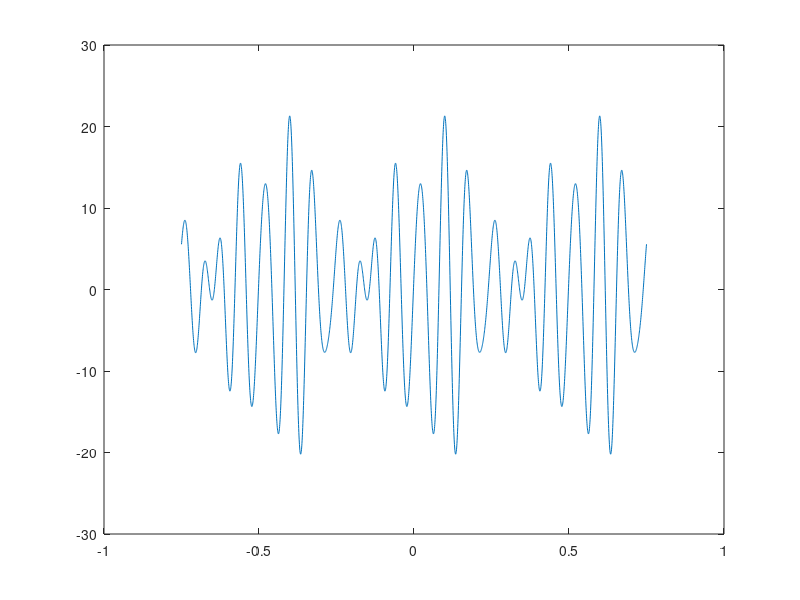

Here is the MATLAB script that generated this plot: (Note: this script raises an error after producing the figure.)
%Sean Basler
%Lab5 Q1
%***************************
clear all; close all; clc;

%***************************
%a (b on paper)
dt = 0.0005;
t = -0.75:dt:0.75;

xt = 10*cos(24*pi*t-1.2) ...
     -8*cos(28*pi*t+1.0)...
     +4*sin(36*pi*t+2.5);
figure(1);
plot(t,xt);
 
%****************************
%c
dt = 0.0005;
t = -0.25:dt:0.25-dt;

xt = 10*cos(24*pi*t-1.2) ...
     -8*cos(28*pi*t+1.0)...
     +4*sin(36*pi*t+2.5);

[Xn,f,ang,No,Fo] = ctfsc(t,xt);
 
figure(2);
subplot(2,1,1);
stem(f,abs(Xn));
xlim([-30,30]);

subplot(2,1,2);
stem(f,ang);
xlim([-30,30]);

%****************************
%d
dt = 0.0005;
t = 0:dt:0.25-dt;

xt = 10*cos(24*pi*t-1.2) ...
     -8*cos(28*pi*t+1.0)...
     +4*sin(36*pi*t+2.5);

[Xn,f,ang,No,Fo] = ctfsc(t,xt);
 
figure(3);
subplot(2,1,1);
stem(f,abs(Xn));
xlim([-30,30]);

subplot(2,1,2);
stem(f,ang);
xlim([-30,30]);

%****************************
%e
dt = 0.0005;
t = -0.2:dt:0.1995;

xt = 10*cos(24*pi*t-1.2) ...
     -8*cos(28*pi*t+1.0)...
     +4*sin(36*pi*t+2.5);

[Xn,f,ang,No,Fo] = ctfsc(t,xt);
 
figure(4);
subplot(2,1,1);
stem(f,abs(Xn));
xlim([-30,30]);

subplot(2,1,2);
stem(f,ang);
xlim([-30,30]);

%****************************
%f

dt = 0.0005;
t = -0.25:dt:0.25-dt;

xt = 10*cos(24*pi*t-1.2) ...
     -8*cos(28*pi*t+1.0)...
     +4*sin(36*pi*t+2.5);

[Xn,f,ang,No,Fo] = ctfsc(t,xt);
N = 8;
[xfs,Xnn] = ctfs(t,Xn,No,Fo,N);

figure(5);
subplot(3,1,1);
stem(f(No-N:No+N),abs(Xnn));
xlim([-30,30]);

subplot(3,1,2);
plot(t,xfs);

subplot(3,1,3);
plot(t,xt);






 